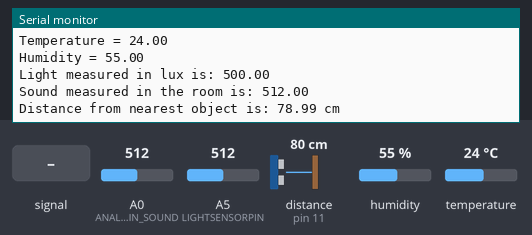
This sketch was run on a simulated Arduino Uno, built with avr-gcc and run on an emulated ATmega328P. Parts: the last lines printed to the serial monitor. Wiring (inferred from the names in the program): ultrasonic range finder: trigger pin 12; echo pin 11. The test bench sets the inputs (shaded band); at power-on: distance to the obstacle (sensor on pin 11) 80 cm, humidity 55 %, A0 (ANALOG_IN_SOUND) = 512, A5 (LIGHTSENSORPIN) = 512, temperature 24 °C. The echo pulse lasts 58.3 µs per cm.

Above: at 3.1 s.
3.2 s: A0 (ANALOG_IN_SOUND) fed a 200 Hz sine of ±81 counts around its level
At 5.01 s:
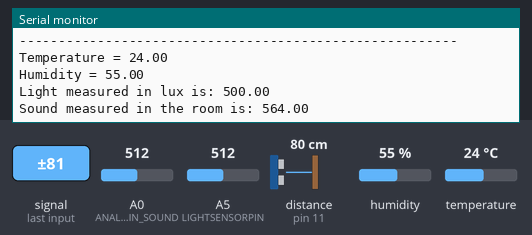
6.3 s: distance to the obstacle (sensor on pin 11) set to 2 cm
At 8.4 s:
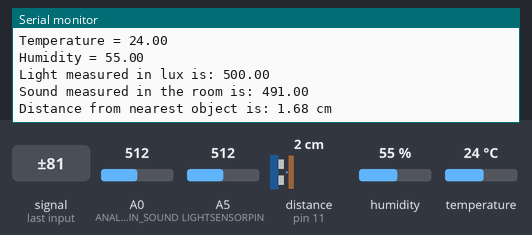
9.4 s: humidity set to 22 %
At 11.92 s:
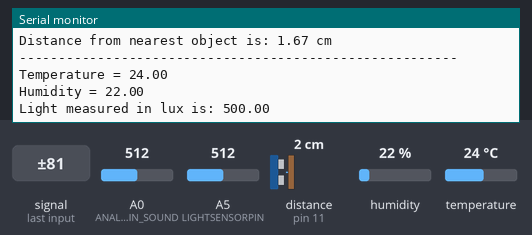
12.5 s: A0 (ANALOG_IN_SOUND) set to 716
At 15.2 s:
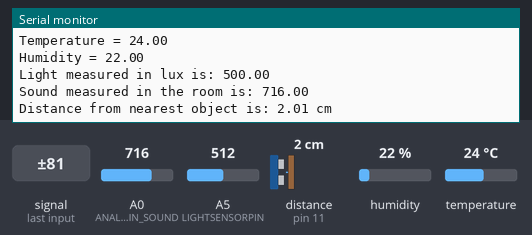
15.6 s: A5 (LIGHTSENSORPIN) set to 716
At 17.1 s:
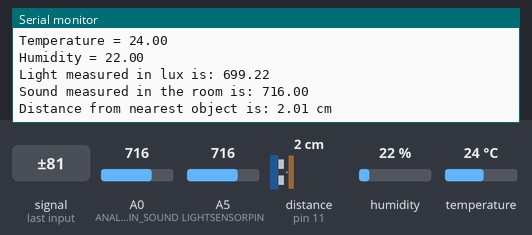
18.7 s: temperature set to 12 °C
At 20.2 s:
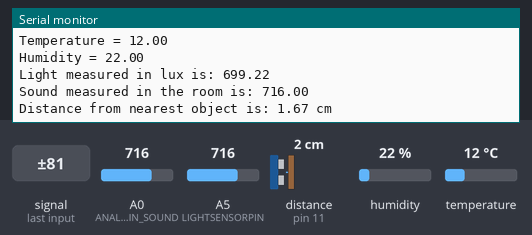
Timing chart, 0 to 21.7 s (numbered marks = the images above; inputs shaded):
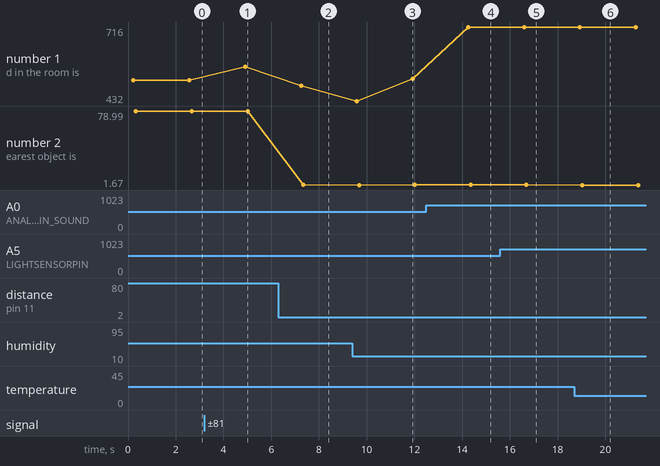

Measured:
- after the input at 3.2 s, the serial monitor: prints a new line after 1.7 s (image 1)
- after the input at 6.3 s, the serial monitor: prints a new line after 1.0 s (image 2)
- after the input at 9.4 s, the serial monitor: prints a new line after 2.4 s (image 3)
- after the input at 12.5 s, the serial monitor: prints a new line after 1.8 s (image 4)
- after the input at 15.6 s, the serial monitor: prints a new line after 0.89 s (image 5)
- after the input at 18.7 s, the serial monitor: prints a new line after 0.05 s (image 6)
- plotted number 1: 512 → 564 after the input at 3.2 s, 517 → 716 after the input at 12.5 s
- plotted number 2: 78.99 → 1.68 after the input at 6.3 s, 1.68 → 2.01 after the input at 9.4 s, 2.01 → 1.67 after the input at 18.7 s

The sketch:

all_in_one.ino
```cpp
#include <dht.h>
dht DHT;
#define DHT11_PIN 7

//float volts = analogRead() * 5.0 / 1024.0;
//float amps = volts / 10000.0;  // across 10,000 Ohms
//float microamps = amps * 1000000;
//float lux = microamps * 2.0;

#define LIGHTSENSORPIN A5 //Ambient light sensor reading


#define ANALOG_IN_SOUND  A0

int TrigPin = 12;
int EchoPin = 11;
int duration;
float distance;


void setup() {
  Serial.begin(9600);
  pinMode(LIGHTSENSORPIN,  INPUT);
  pinMode (ANALOG_IN_SOUND, INPUT);
  pinMode(TrigPin,OUTPUT);
  pinMode(EchoPin, INPUT);
}

void loop() {
  //temp
  int chk = DHT.read11(DHT11_PIN);
  Serial.print("Temperature = ");
  Serial.println(DHT.temperature);
  Serial.print("Humidity = ");
  Serial.println(DHT.humidity);
  delay(100);

  //light
  float lux = analogRead(LIGHTSENSORPIN) * 0.9765625;  // 1000/1024
  Serial.print("Light measured in lux is: ");
  Serial.println(lux);
delay(100);
  //sound

  float Analog;
  Analog = analogRead (ANALOG_IN_SOUND);

  Serial.print ("Sound measured in the room is: "); Serial.println (Analog);

delay(100);


  //ultrasonic
    digitalWrite(TrigPin,LOW);
    delayMicroseconds(2); // Ensure Trig pin is low
    digitalWrite(TrigPin,HIGH);
    delayMicroseconds(10); // 10us pulse sent to Trig
    digitalWrite(TrigPin,LOW);
    duration = pulseIn(EchoPin,HIGH);
    distance = duration /58.82;
    Serial.print("Distance from nearest object is: ");
    Serial.print(distance);
    Serial.println(" cm");


  delay(2000);
  Serial.println("--------------------------------------------------------");

}
```
